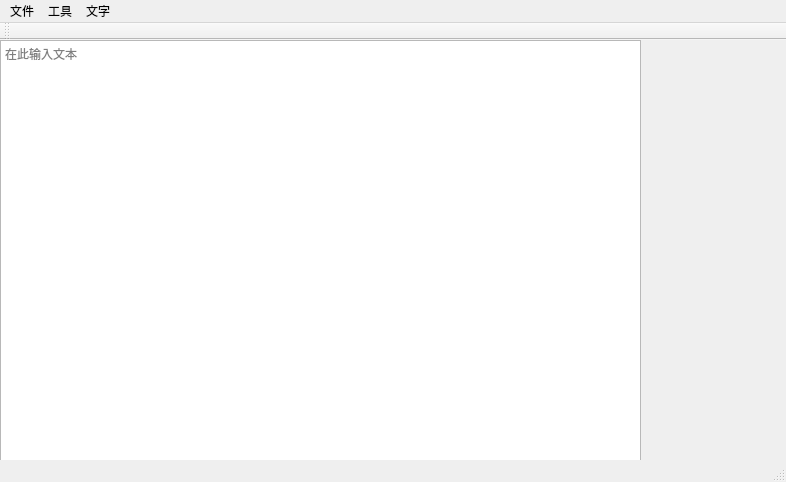
<?xml version="1.0" encoding="UTF-8"?>
<ui version="4.0">
 <class>QtWidgetsApplicationClass</class>
 <widget class="QMainWindow" name="QtWidgetsApplicationClass">
  <property name="geometry">
   <rect>
    <x>0</x>
    <y>0</y>
    <width>786</width>
    <height>482</height>
   </rect>
  </property>
  <property name="windowTitle">
   <string>QtWidgetsApplication</string>
  </property>
  <widget class="QWidget" name="centralWidget">
   <widget class="QTextEdit" name="TextEdit">
    <property name="geometry">
     <rect>
      <x>0</x>
      <y>0</y>
      <width>641</width>
      <height>451</height>
     </rect>
    </property>
    <property name="placeholderText">
     <string>在此输入文本</string>
    </property>
   </widget>
  </widget>
  <widget class="QMenuBar" name="menuBar">
   <property name="geometry">
    <rect>
     <x>0</x>
     <y>0</y>
     <width>786</width>
     <height>21</height>
    </rect>
   </property>
   <widget class="QMenu" name="MenuTool">
    <property name="title">
     <string>工具</string>
    </property>
    <addaction name="Find"/>
    <addaction name="Replace"/>
    <addaction name="Delete"/>
   </widget>
   <widget class="QMenu" name="MenuText">
    <property name="title">
     <string>文字</string>
    </property>
    <addaction name="Font"/>
    <addaction name="TextSize"/>
   </widget>
   <widget class="QMenu" name="MenuFile">
    <property name="title">
     <string>文件</string>
    </property>
    <addaction name="NewFile"/>
    <addaction name="OpenFile"/>
    <addaction name="SaveFile"/>
   </widget>
   <addaction name="MenuFile"/>
   <addaction name="MenuTool"/>
   <addaction name="MenuText"/>
  </widget>
  <widget class="QToolBar" name="mainToolBar">
   <attribute name="toolBarArea">
    <enum>TopToolBarArea</enum>
   </attribute>
   <attribute name="toolBarBreak">
    <bool>false</bool>
   </attribute>
  </widget>
  <widget class="QStatusBar" name="statusBar"/>
  <action name="NewFile">
   <property name="text">
    <string>新建(&amp;N)</string>
   </property>
   <property name="shortcut">
    <string>Ctrl+N</string>
   </property>
  </action>
  <action name="OpenFile">
   <property name="text">
    <string>打开(&amp;O)</string>
   </property>
   <property name="shortcut">
    <string>Ctrl+O</string>
   </property>
  </action>
  <action name="SaveFile">
   <property name="text">
    <string>保存(&amp;S)</string>
   </property>
   <property name="shortcut">
    <string>Ctrl+S</string>
   </property>
  </action>
  <action name="Theme">
   <property name="text">
    <string>主题</string>
   </property>
  </action>
  <action name="Find">
   <property name="text">
    <string>查找(&amp;F)</string>
   </property>
   <property name="shortcut">
    <string>Ctrl+F</string>
   </property>
  </action>
  <action name="Replace">
   <property name="text">
    <string>替换(&amp;R)</string>
   </property>
   <property name="shortcut">
    <string>Ctrl+R</string>
   </property>
  </action>
  <action name="Delete">
   <property name="text">
    <string>删除(&amp;D)</string>
   </property>
   <property name="shortcut">
    <string>Ctrl+D</string>
   </property>
  </action>
  <action name="Font">
   <property name="text">
    <string>字体</string>
   </property>
  </action>
  <action name="TextSize">
   <property name="text">
    <string>字号</string>
   </property>
  </action>
 </widget>
 <layoutdefault spacing="6" margin="11"/>
 <resources>
  <include location="QtWidgetsApplication.qrc"/>
 </resources>
 <connections/>
</ui>
